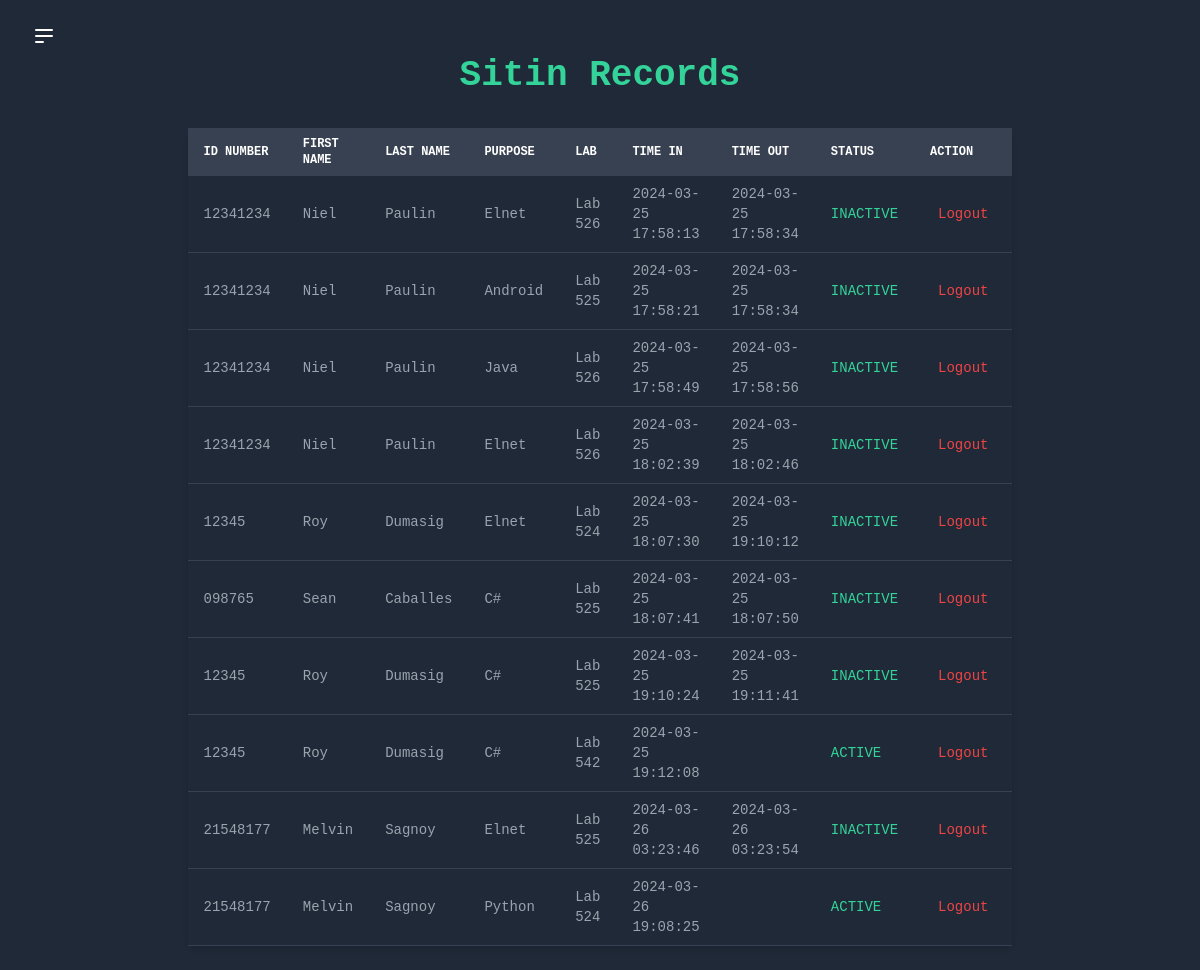
Before: /view_records.php with the older database file.
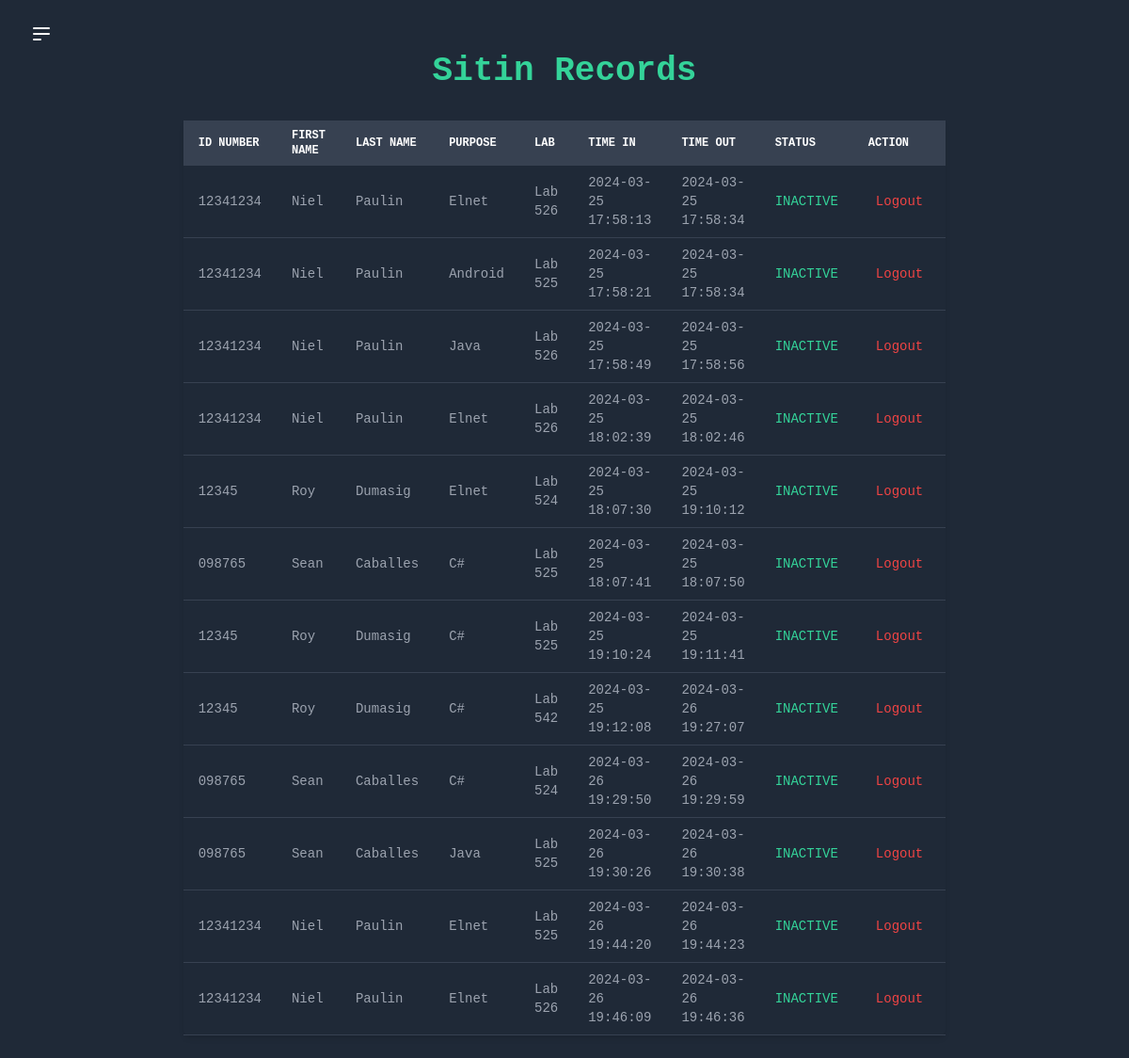
After: the same page with the newer database file.
### tables this page shows
CREATE TABLE sitin_student (
    id INTEGER PRIMARY KEY AUTOINCREMENT,
    id_number TEXT,
    firstname TEXT,
    lastname TEXT,
    purpose TEXT,
    lab TEXT,
    remaining_sessions INTEGER,
    time_in TEXT,
    time_out TEXT,
    status TEXT
);

CREATE TABLE student (
    id INTEGER PRIMARY KEY,
    id_number VARCHAR(50) NOT NULL,
    firstname VARCHAR(50) NOT NULL,
    lastname VARCHAR(50) NOT NULL,
    email VARCHAR(100) NOT NULL,
    password VARCHAR(255) NOT NULL
);

### view_records.php (the view, shortened to what this page needs)
<?php
$db = new SQLite3('sitin.db');
$query = $db->prepare("
  SELECT s.id_number, st.firstname, st.lastname, s.purpose, s.lab, s.time_in, s.time_out, s.status
  FROM sitin_student s
  JOIN student st ON s.id_number = st.id_number
");
$result = $query->execute();
?>
<!DOCTYPE html>
<html lang="en">
<head>
  <link href="https://cdn.jsdelivr.net/npm/tailwindcss@2.2.16/dist/tailwind.min.css" rel="stylesheet">
</head>
<body class="flex min-h-screen bg-gray-800 font-mono text-white">
  <div class="flex-1 px-8 py-6 ">
    <button id="menu-toggle" class="focus:outline-none">
      <svg class="h-6 w-6 text-white hover:text-gray-200" viewBox="0 0 24 24" fill="none" xmlns="http://www.w3.org/2000/svg">
        <path d="M4 6H20M4 12H20M4 18H11Z" stroke="currentColor" stroke-width="2" stroke-linecap="round" stroke-linejoin="round"></path>
      </svg>
    </button>
    <center>
      <h2 class="text-4xl font-semibold mb-6 text-green-400">Sitin Records</h2>
    </center>
    <div class="mt-8 ">
      <?php if ($result && $result->numColumns() > 0): ?>
      <center>
        <table class="table-auto w-full shadow-md rounded-md overflow-x-auto transition-upper-to-lower">
          <thead>
            <tr class="text-xs font-medium text-left text-white bg-gray-700 uppercase">
              <th class="px-4 py-2">ID NUMBER</th>
              <th class="px-4 py-2">FIRST NAME</th>
              <th class="px-4 py-2">LAST NAME</th>
              <th class="px-4 py-2">PURPOSE</th>
              <th class="px-4 py-2">LAB</th>
              <th class="px-4 py-2">TIME IN</th>
              <th class="px-4 py-2">TIME OUT</th>
              <th class="px-4 py-2">STATUS</th>
              <th class="px-4 py-2">ACTION</th>
            </tr>
          </thead>
          <tbody>
            <?php while ($row = $result->fetchArray(SQLITE3_ASSOC)): ?>
            <tr class="border-b border-gray-700 text-sm text-gray-400 hover:bg-gray-800 hover:text-white">
              <td class="px-4 py-2"><?php echo $row['id_number']; ?></td>
              <td class="px-4 py-2 capitalize"><?php echo $row['firstname']; ?></td>
              <td class="px-4 py-2 capitalize"><?php echo $row['lastname']; ?></td>
              <td class="px-4 py-2 capitalize"><?php echo $row['purpose']; ?></td>
              <td class="px-4 py-2 capitalize"><?php echo $row['lab']; ?></td>
              <td class="px-4 py-2"><?php echo $row['time_in']; ?></td>
              <td id="time-out-column" class="px-4 py-2"><?php echo $row['time_out']; ?></td>
              <td class="px-4 py-2 text-green-400"><?php echo $row['status']; ?></td>
              <td class="px-4 py-2">
                <form method="POST" action="">
                  <button type="submit" name="logout" class="text-red-500 hover:text-red-700 px-2 py-1 rounded-md focus:outline-none">Logout</button>
                </form>
              </td>
            </tr>
            <?php endwhile; ?>
            </tbody>
        </table>
      </center>
      <?php else: ?>
      <p class="text-red-500 text-center">No sitin records found.</p>
      <?php endif; ?>
    </div>
  </div>
</body>
</html>

### view_records.php (style rules this page uses)
.transition-upper-to-lower { animation: upper-to-lower 0.7s ease forwards; }
table { font-size: 14px; max-width: 65%; width: 65%; table-layout: fixed; }
th, td { padding: 8px; }

Changed rows visible on the page:
no longer on this page (row edited): sitin_student: id_number "21548177", student.firstname "Melvin", student.lastname "Sagnoy", purpose "Elnet", lab "Lab 525", time_in "2024-03-26 03:23:46", time_out "2024-03-26 03:23:54", status "INACTIVE"
no longer on this page (row edited): sitin_student: id_number "21548177", student.firstname "Melvin", student.lastname "Sagnoy", purpose "Python", lab "Lab 524", time_in "2024-03-26 19:08:25", status "ACTIVE"
changed sitin_student "Lab 542": time_out (not shown) → "2024-03-26 19:27:07"; status "ACTIVE" → "INACTIVE"
added sitin_student: id_number "098765", student.firstname "Sean", student.lastname "Caballes", purpose "C#", lab "Lab 524", time_in "2024-03-26 19:29:50", time_out "2024-03-26 19:29:59", status "INACTIVE"
added sitin_student: id_number "098765", student.firstname "Sean", student.lastname "Caballes", purpose "Java", lab "Lab 525", time_in "2024-03-26 19:30:26", time_out "2024-03-26 19:30:38", status "INACTIVE"
added sitin_student: id_number "12341234", student.firstname "Niel", student.lastname "Paulin", purpose "Elnet", lab "Lab 525", time_in "2024-03-26 19:44:20", time_out "2024-03-26 19:44:23", status "INACTIVE"
added sitin_student: id_number "12341234", student.firstname "Niel", student.lastname "Paulin", purpose "Elnet", lab "Lab 526", time_in "2024-03-26 19:46:09", time_out "2024-03-26 19:46:36", status "INACTIVE"
